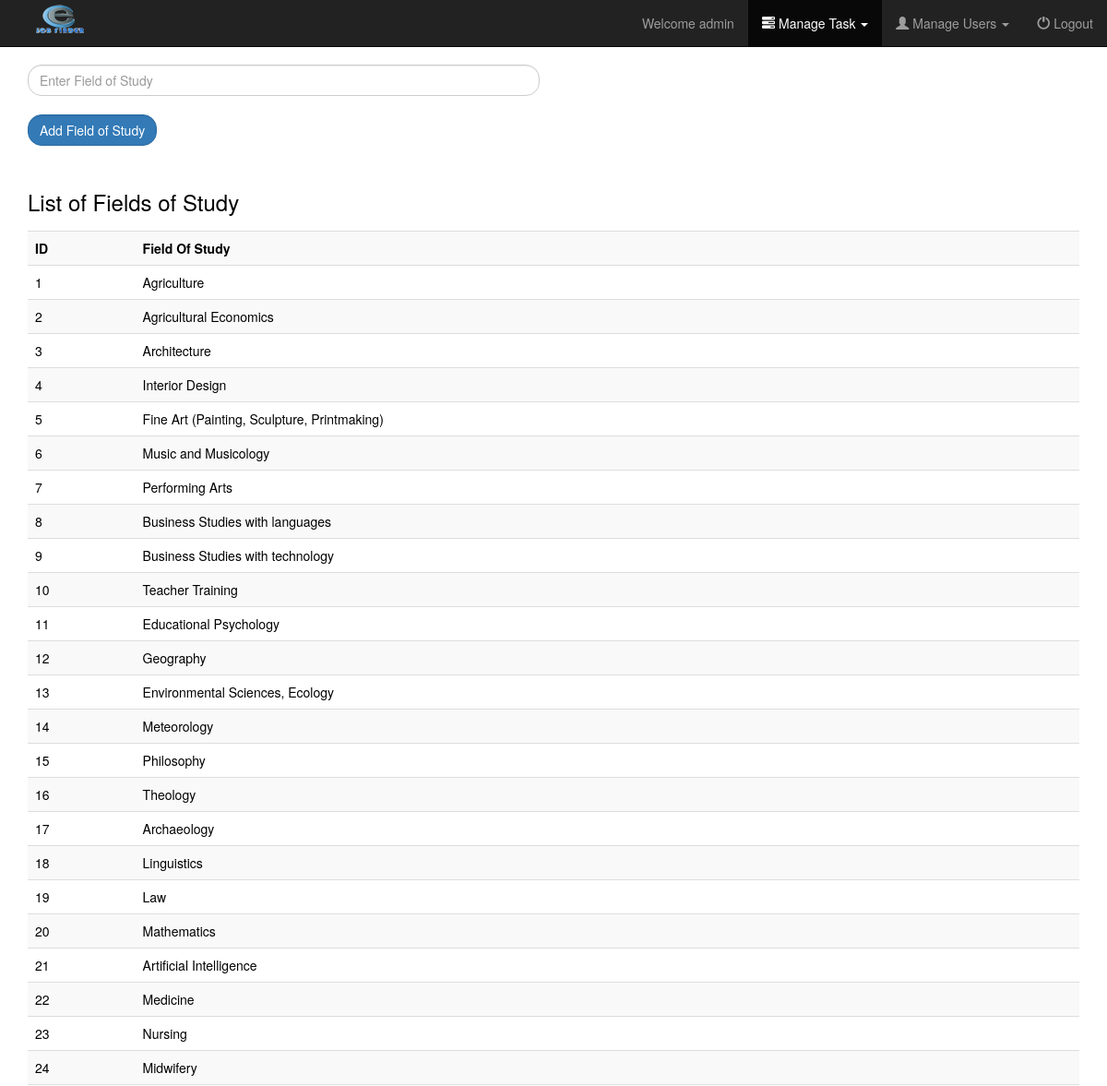
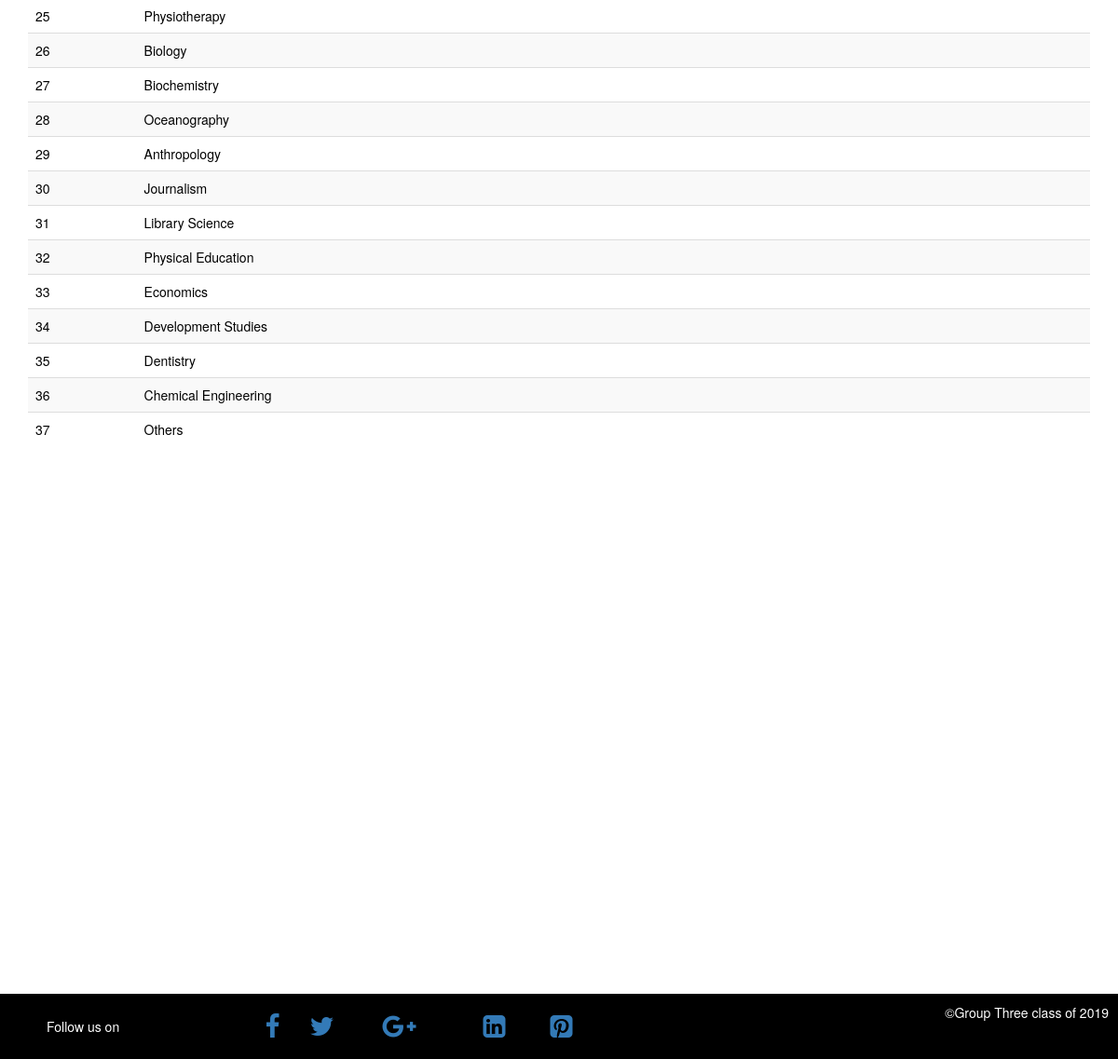
Page /admin/manage_field_of_study.php (signed in) on the committed database (2 pictures, top to bottom).
### tables this page shows
CREATE TABLE IF NOT EXISTS `career_field` (
  `id` int(11) PRIMARY KEY AUTO_INCREMENT NOT NULL,
  `name` varchar(255) NOT NULL
);

### admin/manage_field_of_study.php (the view, shortened to what this page needs)
<?php
if(!isset($_SESSION['admin_username']) && empty($_SESSION['admin_username'])){
  if(!isset($_SESSION['admin_active']) && empty($_SESSION['admin_active'])){
    $_SESSION['warning'] = "Access denied, you must login first!";
    header('location: index.php?warning=Authentication required, you must login first to access this page!');
  }
}else{
  $username=$_SESSION['admin_username'];
}
include('../include/dbcon.php');
 ?>
 <?php
    $query =  "SELECT * FROM career_field";
    $result_flag =false;
   $result = $con->query($query);
   $career_field ="<div><table class='table table-striped' border='0'>";
   $career_field .="<caption class='h3'>List of Fields of Study</caption>";
   $career_field .="<tr><th>ID</th><th>Field Of Study</th></tr>";
   $num_row 	= mysqli_num_rows($result);
   if($num_row>0){
     for($i=0;$i<$num_row;$i++){
       $row = mysqli_fetch_array($result);
       $result_flag=true;
       $career_field .= "<tr><td>{$row['id']}</td><td>{$row['name']}</td</tr>";
     }
    $career_field .="</table></div>";
   }
 ?>
<!DOCTYPE html>
<html>
  <head>
    <?php include_once "header.php"; ?>
  </head>
  <body>
    <nav class="navbar navbar-inverse navbar-fixed-top">
     <div class="container-fluid">
       <div class="navbar-header">
         <a class="navbar-brand" href="dashboard.php"><img src="../images/e-jobFinder.png" alt="Logo"/></a>
       </div>
        <div class="collapse navbar-collapse" id="myNavbar">
       <ul class="nav navbar-nav navbar-right">
         <li><a href="dashboard.php">Welcome <?php echo $username; ?></a></li>
        <li class="dropdown active">
         <a class="dropdown-toggle" data-toggle="dropdown" href="#"><span class="glyphicon glyphicon-tasks"></span> Manage Task
         <span class="caret"></span></a>
       </li>
       <li class="dropdown">
        <a class="dropdown-toggle" data-toggle="dropdown" href="#"><span class="glyphicon glyphicon-user"></span> Manage Users
        <span class="caret"></span></a>
      </li>
         <li><a href="logout.php"><span class="glyphicon glyphicon-off"></span> Logout</a></li>
       </ul>
     </div>
      </div>
   </nav>
         <div class="container">
           <div class="row">
              <div class="col-md-6">
                <form method="post" action="<?php outputData($_SERVER['PHP_SELF']); ?>">
                      <input type="text" name="inputCareerField" id="inputCareerField" value="" placeholder="Enter Field of Study" class="form-control"/><br />
                  <div class="form-inline">
                     <input type="submit" name="input_career_field" id="input_career_field" value="Add Field of Study"  class="form-control btn btn-primary"/>
                 </div>
                </form>
              </div>
            </div>
            <div id="all_names">
              <?php
                if($result_flag){
                  echo $career_field;
                }
              ?>
           </div>
        </div>
 <?php include "footer.php"; ?>
 </body>
 </html>

### css/main.css (style rules this page uses)
body { background: #fff; color:#000 }
.navbar-brand>img { margin-top: -15px; }
.container table { margin-top: 20px; }
.container table td { padding-right: 40px; padding-bottom: 5px; }
.form-control,.btn { -webkit-border-radius:15px; -moz-border-radius:15px; border-radius: 15px; }

### rows in the picture
career_field: id "1", name "Agriculture"
career_field: id "2", name "Agricultural Economics"
career_field: id "3", name "Architecture"
career_field: id "4", name "Interior Design"
career_field: id "5", name "Fine Art (Painting, Sculpture, Printmaking)"
career_field: id "6", name "Music and Musicology"
career_field: id "7", name "Performing Arts"
career_field: id "8", name "Business Studies with languages"
career_field: id "9", name "Business Studies with technology"
career_field: id "10", name "Teacher Training"
career_field: id "11", name "Educational Psychology"
career_field: id "12", name "Geography"
career_field: id "13", name "Environmental Sciences, Ecology"
career_field: id "14", name "Meteorology"
career_field: id "15", name "Philosophy"
career_field: id "16", name "Theology"
career_field: id "17", name "Archaeology"
career_field: id "18", name "Linguistics"
career_field: id "19", name "Law"
career_field: id "20", name "Mathematics"
career_field: id "21", name "Artificial Intelligence"
career_field: id "22", name "Medicine"
career_field: id "23", name "Nursing"
career_field: id "24", name "Midwifery"
career_field: id "25", name "Physiotherapy"
career_field: id "26", name "Biology"
career_field: id "27", name "Biochemistry"
career_field: id "28", name "Oceanography"
career_field: id "29", name "Anthropology"
career_field: id "30", name "Journalism"
career_field: id "31", name "Library Science"
career_field: id "32", name "Physical Education"
career_field: id "33", name "Economics"
career_field: id "34", name "Development Studies"
career_field: id "35", name "Dentistry"
career_field: id "36", name "Chemical Engineering"
career_field: id "37", name "Others"

### other values in the picture
$username "admin"
